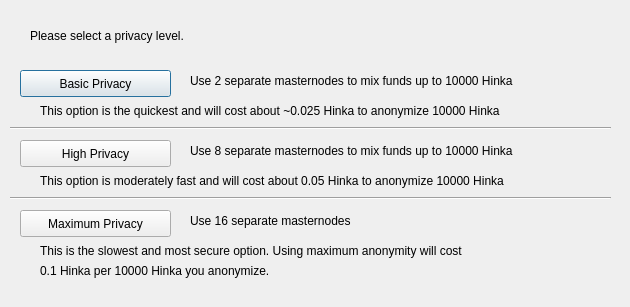
<?xml version="1.0" encoding="UTF-8"?>
<ui version="4.0">
 <class>ObfuscationConfig</class>
 <widget class="QDialog" name="ObfuscationConfig">
  <property name="geometry">
   <rect>
    <x>0</x>
    <y>0</y>
    <width>630</width>
    <height>307</height>
   </rect>
  </property>
  <property name="windowTitle">
   <string>Configure Obfuscation</string>
  </property>
  <widget class="QPushButton" name="buttonBasic">
   <property name="geometry">
    <rect>
     <x>20</x>
     <y>70</y>
     <width>151</width>
     <height>27</height>
    </rect>
   </property>
   <property name="text">
    <string>Basic Privacy</string>
   </property>
  </widget>
  <widget class="QPushButton" name="buttonHigh">
   <property name="geometry">
    <rect>
     <x>20</x>
     <y>140</y>
     <width>151</width>
     <height>27</height>
    </rect>
   </property>
   <property name="text">
    <string>High Privacy</string>
   </property>
  </widget>
  <widget class="QPushButton" name="buttonMax">
   <property name="geometry">
    <rect>
     <x>20</x>
     <y>210</y>
     <width>151</width>
     <height>27</height>
    </rect>
   </property>
   <property name="text">
    <string>Maximum Privacy</string>
   </property>
  </widget>
  <widget class="QLabel" name="label">
   <property name="geometry">
    <rect>
     <x>30</x>
     <y>20</y>
     <width>571</width>
     <height>31</height>
    </rect>
   </property>
   <property name="text">
    <string>Please select a privacy level.</string>
   </property>
  </widget>
  <widget class="QLabel" name="label_2">
   <property name="geometry">
    <rect>
     <x>190</x>
     <y>70</y>
     <width>421</width>
     <height>21</height>
    </rect>
   </property>
   <property name="text">
    <string>Use 2 separate masternodes to mix funds up to 10000 Hinka</string>
   </property>
  </widget>
  <widget class="QLabel" name="label_3">
   <property name="geometry">
    <rect>
     <x>190</x>
     <y>140</y>
     <width>411</width>
     <height>21</height>
    </rect>
   </property>
   <property name="text">
    <string>Use 8 separate masternodes to mix funds up to 10000 Hinka</string>
   </property>
  </widget>
  <widget class="QLabel" name="label_4">
   <property name="geometry">
    <rect>
     <x>190</x>
     <y>210</y>
     <width>421</width>
     <height>21</height>
    </rect>
   </property>
   <property name="text">
    <string>Use 16 separate masternodes</string>
   </property>
  </widget>
  <widget class="QLabel" name="label_6">
   <property name="geometry">
    <rect>
     <x>40</x>
     <y>100</y>
     <width>561</width>
     <height>21</height>
    </rect>
   </property>
   <property name="text">
    <string>This option is the quickest and will cost about ~0.025 Hinka to anonymize 10000 Hinka</string>
   </property>
  </widget>
  <widget class="QLabel" name="label_7">
   <property name="geometry">
    <rect>
     <x>40</x>
     <y>170</y>
     <width>561</width>
     <height>21</height>
    </rect>
   </property>
   <property name="text">
    <string>This option is moderately fast and will cost about 0.05 Hinka to anonymize 10000 Hinka</string>
   </property>
  </widget>
  <widget class="QLabel" name="label_8">
   <property name="geometry">
    <rect>
     <x>40</x>
     <y>240</y>
     <width>561</width>
     <height>21</height>
    </rect>
   </property>
   <property name="text">
    <string>This is the slowest and most secure option. Using maximum anonymity will cost</string>
   </property>
  </widget>
  <widget class="QLabel" name="label_9">
   <property name="geometry">
    <rect>
     <x>40</x>
     <y>260</y>
     <width>561</width>
     <height>21</height>
    </rect>
   </property>
   <property name="text">
    <string>0.1 Hinka per 10000 Hinka you anonymize.</string>
   </property>
  </widget>
  <widget class="Line" name="line">
   <property name="geometry">
    <rect>
     <x>10</x>
     <y>120</y>
     <width>601</width>
     <height>16</height>
    </rect>
   </property>
   <property name="orientation">
    <enum>Qt::Horizontal</enum>
   </property>
  </widget>
  <widget class="Line" name="line_2">
   <property name="geometry">
    <rect>
     <x>10</x>
     <y>190</y>
     <width>601</width>
     <height>16</height>
    </rect>
   </property>
   <property name="orientation">
    <enum>Qt::Horizontal</enum>
   </property>
  </widget>
 </widget>
 <resources/>
 <connections/>
</ui>
